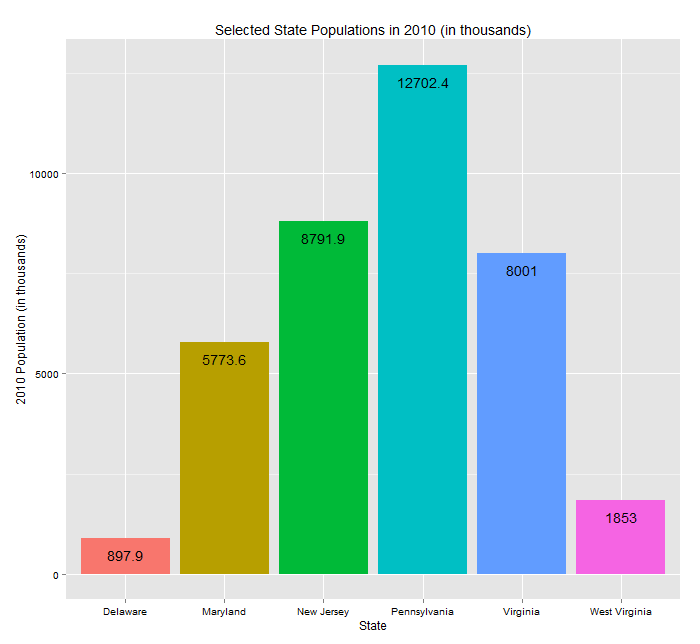

This chart was generated by the following R code:
# This script creates a bar graph using (a subset of) 'census_data.csv'.

# A description of 'census_data.csv' can be found in 'census_data_scrape_and_process.R'.
# To avoid an overwhelming plot, I will be using a subset of 'census_data.csv' consisting of
# observations for 6 states (Delaware, Maryland, New Jersey, Pennsylvania, Virginia, 
# and West Virginia) in 2010.

# Load packages.
library(data.table)
library(ggplot2)

# Load data.
census_data = data.table(read.csv('census_data.csv', header = T, stringsAsFactors = F, check.names = F))

# SUBSET/PROCESS DATA.

  # Specify states of interest.
  states = c('Delaware', 'Maryland', 'New Jersey', 'Pennsylvania', 
             'Virginia', 'West Virginia')
  
  # Create data subset (specified above).
  census_subset = census_data[Name %in% states, .(Name, `2010`)]
  
  # Divided population values by 1000 for easier graph viewing.
  census_subset$`2010` = census_subset$`2010` / 1000
  
# PLOT DATA.
  
  # Plot data.
  ggplot(data = census_subset, aes(x = Name, y = `2010`, fill = Name)) + 
    geom_bar(stat = 'identity') + 
    theme(legend.position = 'none') + 
    geom_text(aes(label = round(`2010`, 1)), 
              vjust = 2) +
    theme(axis.text.x = element_text(color = 'black'), 
          axis.text.y = element_text(color= 'black')) +
    ggtitle('Selected State Populations in 2010 (in thousands)') + 
    xlab('State') + 
    ylab('2010 Population (in thousands)')
